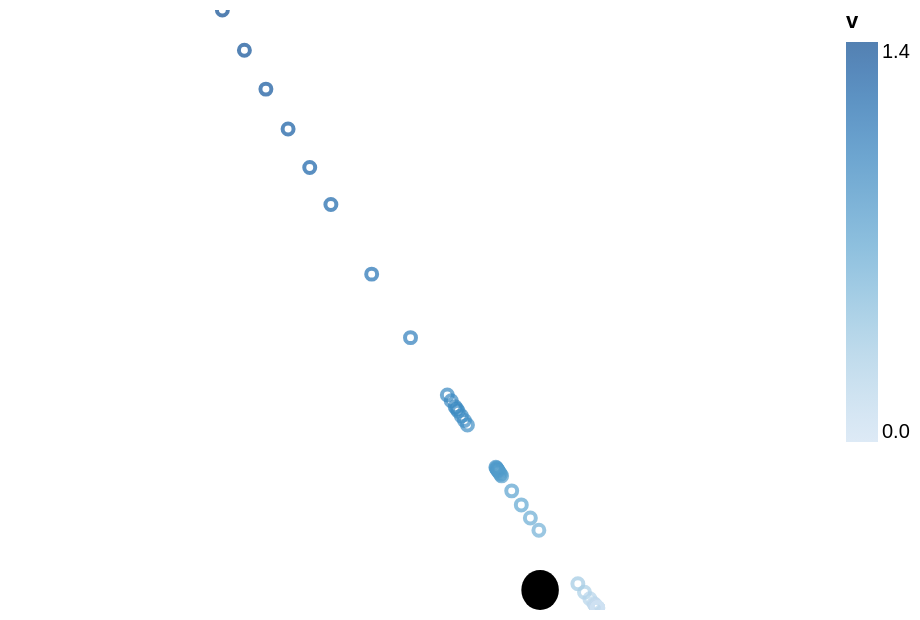

Notebook cell for this chart:
### Code cell
sol_points = alt.Chart(sol_df).mark_point(clip=True).encode(
    longitude="x",
    latitude="y",
    color="v",
)
hole_plot + sol_points

### Figure 1 — Vega-Lite specification as saved in the notebook (floating-point values rounded to 4 significant figures)
{"$schema": "https://vega.github.io/schema/vega-lite/v4.17.0.json", "config": {"view": {"continuousHeight": 300, "continuousWidth": 400}}, "datasets": {"data-a24e8df2b206aa2aa15f13505c2c409a": [{"geometry": {"coordinates": [[[-680.9, -339.5], [-680.9, -339.5], [-680.9, -339.5], [-681.0, -339.5], [-681.0, -339.5], [-681.0, -339.5], [-681.0, -339.6], [-681.0, -339.6], [-681, -339.6], [-681.0, -339.6], [-681.0, -339.6], [-681.0, -339.5], [-681.0, -339.5], [-681.0, -339.5], [-681.1, -339.5], [-681.1, -339.5], [-681.1, -339.5], [-681.1, -339.5], [-681.1, -339.5], [-681.0, -339.5], [-681.0, -339.5], [-681.0, -339.5], [-681.0, -339.4], [-681.0, -339.4], [-681, -339.4], [-681.0, -339.4], [-681.0, -339.4], [-681.0, -339.5], [-681.0, -339.5], [-681.0, -339.5], [-680.9, -339.5], [-680.9, -339.5], [-680.9, -339.5]]], "type": "Polygon"}, "type": "Feature"}], "data-c2d520223d2fbdb7929d941c837468f8": [{"t": 0, "v": 1.404, "vx": 0.7121, "vy": -1.21, "x": -682, "y": -337.8}, {"t": 0.09979, "v": 1.365, "vx": 0.6952, "vy": -1.174, "x": -681.9, "y": -337.9}, {"t": 0.1996, "v": 1.325, "vx": 0.6782, "vy": -1.138, "x": -681.9, "y": -338.0}, {"t": 0.3038, "v": 1.283, "vx": 0.6617, "vy": -1.099, "x": -681.8, "y": -338.1}, {"t": 0.408, "v": 1.241, "vx": 0.6464, "vy": -1.059, "x": -681.7, "y": -338.3}, {"t": 0.5121, "v": 1.199, "vx": 0.6309, "vy": -1.02, "x": -681.7, "y": -338.4}, {"t": 0.7205, "v": 1.113, "vx": 0.6011, "vy": -0.9366, "x": -681.5, "y": -338.6}, {"t": 0.9289, "v": 1.024, "vx": 0.5718, "vy": -0.85, "x": -681.4, "y": -338.8}, {"t": 1.137, "v": 0.9355, "vx": 0.5406, "vy": -0.7635, "x": -681.3, "y": -338.9}, {"t": 1.16, "v": 0.9256, "vx": 0.537, "vy": -0.754, "x": -681.3, "y": -338.9}, {"t": 1.183, "v": 0.9158, "vx": 0.5334, "vy": -0.7444, "x": -681.3, "y": -339.0}, {"t": 1.193, "v": 0.9118, "vx": 0.5319, "vy": -0.7406, "x": -681.3, "y": -339.0}, {"t": 1.202, "v": 0.9079, "vx": 0.5304, "vy": -0.7368, "x": -681.3, "y": -339.0}, {"t": 1.22, "v": 0.899, "vx": 0.526, "vy": -0.7291, "x": -681.2, "y": -339.0}, {"t": 1.239, "v": 0.8893, "vx": 0.5201, "vy": -0.7213, "x": -681.2, "y": -339.0}, {"t": 1.257, "v": 0.8795, "vx": 0.5141, "vy": -0.7136, "x": -681.2, "y": -339.0}, {"t": 1.441, "v": 0.782, "vx": 0.4549, "vy": -0.6361, "x": -681.1, "y": -339.1}, {"t": 1.445, "v": 0.78, "vx": 0.4537, "vy": -0.6345, "x": -681.1, "y": -339.1}, {"t": 1.449, "v": 0.7779, "vx": 0.4526, "vy": -0.6327, "x": -681.1, "y": -339.1}, {"t": 1.452, "v": 0.7757, "vx": 0.4515, "vy": -0.6308, "x": -681.1, "y": -339.1}, {"t": 1.456, "v": 0.7736, "vx": 0.4504, "vy": -0.629, "x": -681.1, "y": -339.1}, {"t": 1.46, "v": 0.7714, "vx": 0.4493, "vy": -0.6271, "x": -681.1, "y": -339.2}, {"t": 1.467, "v": 0.7671, "vx": 0.4471, "vy": -0.6234, "x": -681.1, "y": -339.2}, {"t": 1.475, "v": 0.7628, "vx": 0.4448, "vy": -0.6197, "x": -681.1, "y": -339.2}, {"t": 1.482, "v": 0.7585, "vx": 0.4426, "vy": -0.616, "x": -681.1, "y": -339.2}, {"t": 1.556, "v": 0.7156, "vx": 0.4204, "vy": -0.5791, "x": -681.1, "y": -339.2}, {"t": 1.629, "v": 0.6726, "vx": 0.3979, "vy": -0.5423, "x": -681.1, "y": -339.2}, {"t": 1.703, "v": 0.6297, "vx": 0.3753, "vy": -0.5056, "x": -681.0, "y": -339.3}, {"t": 1.777, "v": 0.5866, "vx": 0.3523, "vy": -0.4691, "x": -681.0, "y": -339.3}, {"t": 2.211, "v": 0.3329, "vx": 0.2114, "vy": -0.2572, "x": -680.9, "y": -339.5}, {"t": 2.32, "v": 0.2694, "vx": 0.1742, "vy": -0.2054, "x": -680.9, "y": -339.5}, {"t": 2.428, "v": 0.2057, "vx": 0.136, "vy": -0.1543, "x": -680.8, "y": -339.5}, {"t": 2.537, "v": 0.1419, "vx": 0.09645, "vy": -0.1041, "x": -680.8, "y": -339.5}, {"t": 2.564, "v": 0.126, "vx": 0.08632, "vy": -0.09176, "x": -680.8, "y": -339.5}, {"t": 2.591, "v": 0.1101, "vx": 0.07586, "vy": -0.07974, "x": -680.8, "y": -339.5}, {"t": 2.618, "v": 0.09421, "vx": 0.065, "vy": -0.0682, "x": -680.8, "y": -339.5}, {"t": 2.645, "v": 0.07835, "vx": 0.05416, "vy": -0.05662, "x": -680.8, "y": -339.5}, {"t": 2.699, "v": 0.04663, "vx": 0.03242, "vy": -0.03352, "x": -680.8, "y": -339.6}, {"t": 2.713, "v": 0.0387, "vx": 0.02696, "vy": -0.02777, "x": -680.8, "y": -339.6}, {"t": 2.727, "v": 0.03077, "vx": 0.02148, "vy": -0.02204, "x": -680.8, "y": -339.6}, {"t": 2.74, "v": 0.02284, "vx": 0.01599, "vy": -0.01632, "x": -680.8, "y": -339.6}, {"t": 2.76, "v": 0.01148, "vx": 0.008082, "vy": -0.008155, "x": -680.8, "y": -339.6}, {"t": 2.764, "v": 0.008642, "vx": 0.006097, "vy": -0.006124, "x": -680.8, "y": -339.6}, {"t": 2.769, "v": 0.005801, "vx": 0.004105, "vy": -0.0041, "x": -680.8, "y": -339.6}, {"t": 2.774, "v": 0.002961, "vx": 0.002104, "vy": -0.002083, "x": -680.8, "y": -339.6}, {"t": 2.777, "v": 0.00148, "vx": 0.001057, "vy": -0.001036, "x": -680.8, "y": -339.6}, {"t": 2.777, "v": 0.00111, "vx": 0.0007942, "vy": -0.0007758, "x": -680.8, "y": -339.6}, {"t": 2.778, "v": 0.001, "vx": 0.0007157, "vy": -0.0006984, "x": -680.8, "y": -339.6}]}, "layer": [{"data": {"name": "data-a24e8df2b206aa2aa15f13505c2c409a"}, "mark": {"color": "black", "type": "geoshape"}}, {"data": {"name": "data-c2d520223d2fbdb7929d941c837468f8"}, "encoding": {"color": {"field": "v", "type": "quantitative"}, "latitude": {"field": "y", "type": "quantitative"}, "longitude": {"field": "x", "type": "quantitative"}}, "mark": {"clip": true, "type": "point"}}]}
